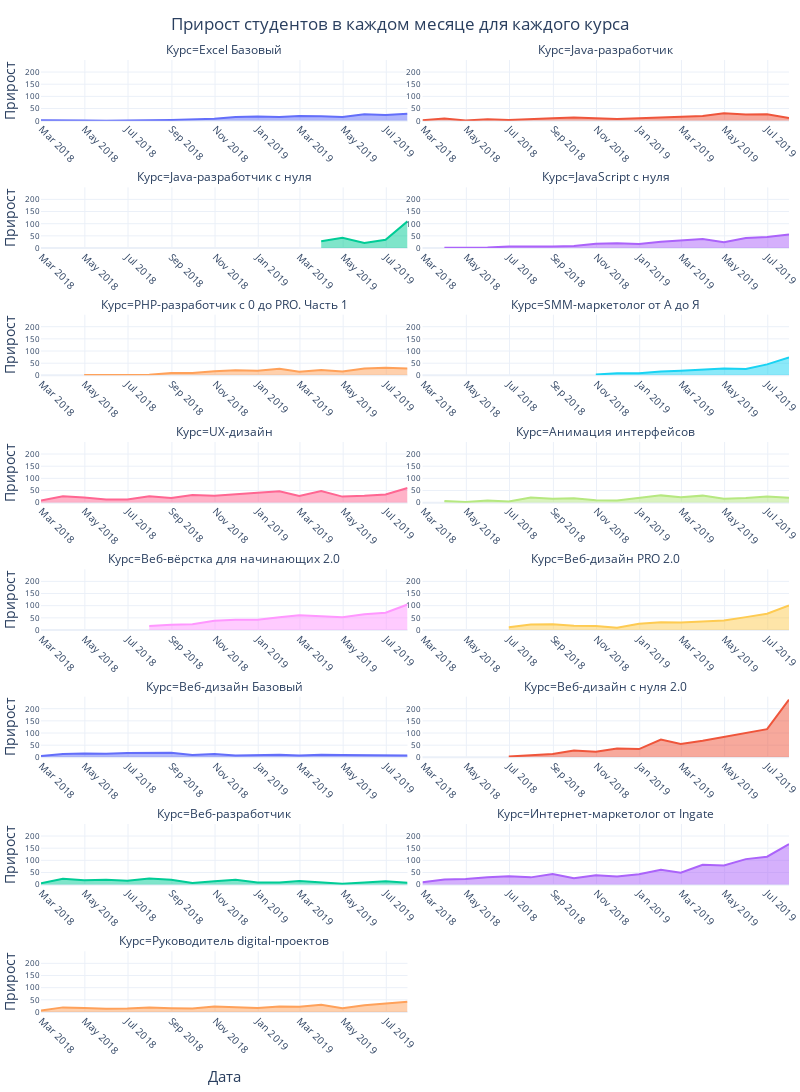

The notebook cell saved with this chart:
### Markdown cell above
**Задание №2**

### Code cell
import plotly.express as px

dfn = df_new_student_first_resample
fig1 = px.area(dfn, x=dfn.index.get_level_values(1), y=dfn.student_id,
               facet_col=dfn.index.get_level_values(0), facet_col_wrap=2,
               labels=dict(x='Дата', student_id='Прирост', facet_col='Курс', color='Курс'),
               color=dfn.index.get_level_values(0),
               template='plotly_white')
fig1.update_layout(height=1800, width=800, showlegend=False, margin=dict(l=0, r=0),
                   title=dict(text='Прирост студентов в каждом месяце для каждого курса', x=0.5))
fig1.update_xaxes(fixedrange=True, tickangle=45, title_font={'size': 15}, title_standoff=15, showticklabels=True,
                  nticks=12, tickfont_size=10)
fig1.update_yaxes(fixedrange=True, showticklabels=True, tickfont_size=8)
fig1.show()

### Figure 1 — Plotly figure (JSON) as saved in the notebook; plotly's stock layout.template omitted (floating-point values rounded to 4 significant figures)
{"data": [{"hovertemplate": "Курс=Excel Базовый<br>Дата=%{x}<br>Прирост=%{y}<extra></extra>", "legendgroup": "Excel Базовый", "line": {"color": "#636efa"}, "mode": "lines", "name": "Excel Базовый", "orientation": "v", "showlegend": true, "stackgroup": "1", "type": "scatter", "x": ["2018-02-28T00:00:00+00:00", "2018-03-31T00:00:00+00:00", "2018-04-30T00:00:00+00:00", "2018-05-31T00:00:00+00:00", "2018-06-30T00:00:00+00:00", "2018-07-31T00:00:00+00:00", "2018-08-31T00:00:00+00:00", "2018-09-30T00:00:00+00:00", "2018-10-31T00:00:00+00:00", "2018-11-30T00:00:00+00:00", "2018-12-31T00:00:00+00:00", "2019-01-31T00:00:00+00:00", "2019-02-28T00:00:00+00:00", "2019-03-31T00:00:00+00:00", "2019-04-30T00:00:00+00:00", "2019-05-31T00:00:00+00:00", "2019-06-30T00:00:00+00:00", "2019-07-31T00:00:00+00:00"], "xaxis": "x15", "y": [2.0, 0.0, 1.0, 0.0, 2.0, 2.0, 3.0, 5.0, 8.0, 15.0, 17.0, 15.0, 19.0, 18.0, 15.0, 26.0, 23.0, 29.0], "yaxis": "y15"}, {"hovertemplate": "Курс=Java-разработчик<br>Дата=%{x}<br>Прирост=%{y}<extra></extra>", "legendgroup": "Java-разработчик", "line": {"color": "#EF553B"}, "mode": "lines", "name": "Java-разработчик", "orientation": "v", "showlegend": true, "stackgroup": "1", "type": "scatter", "x": ["2018-02-28T00:00:00+00:00", "2018-03-31T00:00:00+00:00", "2018-04-30T00:00:00+00:00", "2018-05-31T00:00:00+00:00", "2018-06-30T00:00:00+00:00", "2018-07-31T00:00:00+00:00", "2018-08-31T00:00:00+00:00", "2018-09-30T00:00:00+00:00", "2018-10-31T00:00:00+00:00", "2018-11-30T00:00:00+00:00", "2018-12-31T00:00:00+00:00", "2019-01-31T00:00:00+00:00", "2019-02-28T00:00:00+00:00", "2019-03-31T00:00:00+00:00", "2019-04-30T00:00:00+00:00", "2019-05-31T00:00:00+00:00", "2019-06-30T00:00:00+00:00", "2019-07-31T00:00:00+00:00"], "xaxis": "x16", "y": [2.0, 9.0, 1.0, 6.0, 3.0, 8.0, 10.0, 13.0, 10.0, 7.0, 10.0, 14.0, 18.0, 19.0, 31.0, 25.0, 26.0, 11.0], "yaxis": "y16"}, {"hovertemplate": "Курс=Java-разработчик c нуля<br>Дата=%{x}<br>Прирост=%{y}<extra></extra>", "legendgroup": "Java-разработчик c нуля", "line": {"color": "#00cc96"}, "mode": "lines", "name": "Java-разработчик c нуля", "orientation": "v", "showlegend": true, "stackgroup": "1", "type": "scatter", "x": ["2019-03-31T00:00:00+00:00", "2019-04-30T00:00:00+00:00", "2019-05-31T00:00:00+00:00", "2019-06-30T00:00:00+00:00", "2019-07-31T00:00:00+00:00"], "xaxis": "x13", "y": [28.0, 42.0, 21.0, 34.0, 110.0], "yaxis": "y13"}, {"hovertemplate": "Курс=JavaScript с нуля<br>Дата=%{x}<br>Прирост=%{y}<extra></extra>", "legendgroup": "JavaScript с нуля", "line": {"color": "#ab63fa"}, "mode": "lines", "name": "JavaScript с нуля", "orientation": "v", "showlegend": true, "stackgroup": "1", "type": "scatter", "x": ["2018-03-31T00:00:00+00:00", "2018-04-30T00:00:00+00:00", "2018-05-31T00:00:00+00:00", "2018-06-30T00:00:00+00:00", "2018-07-31T00:00:00+00:00", "2018-08-31T00:00:00+00:00", "2018-09-30T00:00:00+00:00", "2018-10-31T00:00:00+00:00", "2018-11-30T00:00:00+00:00", "2018-12-31T00:00:00+00:00", "2019-01-31T00:00:00+00:00", "2019-02-28T00:00:00+00:00", "2019-03-31T00:00:00+00:00", "2019-04-30T00:00:00+00:00", "2019-05-31T00:00:00+00:00", "2019-06-30T00:00:00+00:00", "2019-07-31T00:00:00+00:00"], "xaxis": "x14", "y": [1.0, 1.0, 2.0, 6.0, 5.0, 6.0, 8.0, 18.0, 20.0, 17.0, 26.0, 30.0, 37.0, 24.0, 41.0, 45.0, 56.0], "yaxis": "y14"}, {"hovertemplate": "Курс=PHP-разработчик с 0 до PRO. Часть 1<br>Дата=%{x}<br>Прирост=%{y}<extra></extra>", "legendgroup": "PHP-разработчик с 0 до PRO. Часть 1", "line": {"color": "#FFA15A"}, "mode": "lines", "name": "PHP-разработчик с 0 до PRO. Часть 1", "orientation": "v", "showlegend": true, "stackgroup": "1", "type": "scatter", "x": ["2018-04-30T00:00:00+00:00", "2018-05-31T00:00:00+00:00", "2018-06-30T00:00:00+00:00", "2018-07-31T00:00:00+00:00", "2018-08-31T00:00:00+00:00", "2018-09-30T00:00:00+00:00", "2018-10-31T00:00:00+00:00", "2018-11-30T00:00:00+00:00", "2018-12-31T00:00:00+00:00", "2019-01-31T00:00:00+00:00", "2019-02-28T00:00:00+00:00", "2019-03-31T00:00:00+00:00", "2019-04-30T00:00:00+00:00", "2019-05-31T00:00:00+00:00", "2019-06-30T00:00:00+00:00", "2019-07-31T00:00:00+00:00"], "xaxis": "x11", "y": [1.0, 1.0, 4.0, 2.0, 10.0, 10.0, 17.0, 21.0, 19.0, 27.0, 15.0, 22.0, 16.0, 28.0, 31.0, 28.0], "yaxis": "y11"}, {"hovertemplate": "Курс=SMM-маркетолог от А до Я<br>Дата=%{x}<br>Прирост=%{y}<extra></extra>", "legendgroup": "SMM-маркетолог от А до Я", "line": {"color": "#19d3f3"}, "mode": "lines", "name": "SMM-маркетолог от А до Я", "orientation": "v", "showlegend": true, "stackgroup": "1", "type": "scatter", "x": ["2018-10-31T00:00:00+00:00", "2018-11-30T00:00:00+00:00", "2018-12-31T00:00:00+00:00", "2019-01-31T00:00:00+00:00", "2019-02-28T00:00:00+00:00", "2019-03-31T00:00:00+00:00", "2019-04-30T00:00:00+00:00", "2019-05-31T00:00:00+00:00", "2019-06-30T00:00:00+00:00", "2019-07-31T00:00:00+00:00"], "xaxis": "x12", "y": [4.0, 9.0, 9.0, 16.0, 19.0, 24.0, 28.0, 26.0, 45.0, 74.0], "yaxis": "y12"}, {"hovertemplate": "Курс=UX-дизайн<br>Дата=%{x}<br>Прирост=%{y}<extra></extra>", "legendgroup": "UX-дизайн", "line": {"color": "#FF6692"}, "mode": "lines", "name": "UX-дизайн", "orientation": "v", "showlegend": true, "stackgroup": "1", "type": "scatter", "x": ["2018-02-28T00:00:00+00:00", "2018-03-31T00:00:00+00:00", "2018-04-30T00:00:00+00:00", "2018-05-31T00:00:00+00:00", "2018-06-30T00:00:00+00:00", "2018-07-31T00:00:00+00:00", "2018-08-31T00:00:00+00:00", "2018-09-30T00:00:00+00:00", "2018-10-31T00:00:00+00:00", "2018-11-30T00:00:00+00:00", "2018-12-31T00:00:00+00:00", "2019-01-31T00:00:00+00:00", "2019-02-28T00:00:00+00:00", "2019-03-31T00:00:00+00:00", "2019-04-30T00:00:00+00:00", "2019-05-31T00:00:00+00:00", "2019-06-30T00:00:00+00:00", "2019-07-31T00:00:00+00:00"], "xaxis": "x9", "y": [9.0, 26.0, 21.0, 13.0, 13.0, 26.0, 19.0, 32.0, 28.0, 33.0, 41.0, 47.0, 28.0, 48.0, 25.0, 28.0, 34.0, 60.0], "yaxis": "y9"}, {"hovertemplate": "Курс=Анимация интерфейсов<br>Дата=%{x}<br>Прирост=%{y}<extra></extra>", "legendgroup": "Анимация интерфейсов", "line": {"color": "#B6E880"}, "mode": "lines", "name": "Анимация интерфейсов", "orientation": "v", "showlegend": true, "stackgroup": "1", "type": "scatter", "x": ["2018-03-31T00:00:00+00:00", "2018-04-30T00:00:00+00:00", "2018-05-31T00:00:00+00:00", "2018-06-30T00:00:00+00:00", "2018-07-31T00:00:00+00:00", "2018-08-31T00:00:00+00:00", "2018-09-30T00:00:00+00:00", "2018-10-31T00:00:00+00:00", "2018-11-30T00:00:00+00:00", "2018-12-31T00:00:00+00:00", "2019-01-31T00:00:00+00:00", "2019-02-28T00:00:00+00:00", "2019-03-31T00:00:00+00:00", "2019-04-30T00:00:00+00:00", "2019-05-31T00:00:00+00:00", "2019-06-30T00:00:00+00:00", "2019-07-31T00:00:00+00:00"], "xaxis": "x10", "y": [7.0, 3.0, 9.0, 5.0, 21.0, 16.0, 18.0, 10.0, 9.0, 20.0, 30.0, 22.0, 29.0, 16.0, 19.0, 25.0, 20.0], "yaxis": "y10"}, {"hovertemplate": "Курс=Веб-вёрстка для начинающих 2.0<br>Дата=%{x}<br>Прирост=%{y}<extra></extra>", "legendgroup": "Веб-вёрстка для начинающих 2.0", "line": {"color": "#FF97FF"}, "mode": "lines", "name": "Веб-вёрстка для начинающих 2.0", "orientation": "v", "showlegend": true, "stackgroup": "1", "type": "scatter", "x": ["2018-07-31T00:00:00+00:00", "2018-08-31T00:00:00+00:00", "2018-09-30T00:00:00+00:00", "2018-10-31T00:00:00+00:00", "2018-11-30T00:00:00+00:00", "2018-12-31T00:00:00+00:00", "2019-01-31T00:00:00+00:00", "2019-02-28T00:00:00+00:00", "2019-03-31T00:00:00+00:00", "2019-04-30T00:00:00+00:00", "2019-05-31T00:00:00+00:00", "2019-06-30T00:00:00+00:00", "2019-07-31T00:00:00+00:00"], "xaxis": "x7", "y": [16.0, 22.0, 24.0, 38.0, 42.0, 42.0, 52.0, 61.0, 57.0, 52.0, 65.0, 71.0, 105.0], "yaxis": "y7"}, {"hovertemplate": "Курс=Веб-дизайн PRO 2.0<br>Дата=%{x}<br>Прирост=%{y}<extra></extra>", "legendgroup": "Веб-дизайн PRO 2.0", "line": {"color": "#FECB52"}, "mode": "lines", "name": "Веб-дизайн PRO 2.0", "orientation": "v", "showlegend": true, "stackgroup": "1", "type": "scatter", "x": ["2018-06-30T00:00:00+00:00", "2018-07-31T00:00:00+00:00", "2018-08-31T00:00:00+00:00", "2018-09-30T00:00:00+00:00", "2018-10-31T00:00:00+00:00", "2018-11-30T00:00:00+00:00", "2018-12-31T00:00:00+00:00", "2019-01-31T00:00:00+00:00", "2019-02-28T00:00:00+00:00", "2019-03-31T00:00:00+00:00", "2019-04-30T00:00:00+00:00", "2019-05-31T00:00:00+00:00", "2019-06-30T00:00:00+00:00", "2019-07-31T00:00:00+00:00"], "xaxis": "x8", "y": [11.0, 23.0, 24.0, 18.0, 16.0, 9.0, 26.0, 32.0, 31.0, 34.0, 39.0, 53.0, 67.0, 101.0], "yaxis": "y8"}, {"hovertemplate": "Курс=Веб-дизайн Базовый<br>Дата=%{x}<br>Прирост=%{y}<extra></extra>", "legendgroup": "Веб-дизайн Базовый", "line": {"color": "#636efa"}, "mode": "lines", "name": "Веб-дизайн Базовый", "orientation": "v", "showlegend": true, "stackgroup": "1", "type": "scatter", "x": ["2018-02-28T00:00:00+00:00", "2018-03-31T00:00:00+00:00", "2018-04-30T00:00:00+00:00", "2018-05-31T00:00:00+00:00", "2018-06-30T00:00:00+00:00", "2018-07-31T00:00:00+00:00", "2018-08-31T00:00:00+00:00", "2018-09-30T00:00:00+00:00", "2018-10-31T00:00:00+00:00", "2018-11-30T00:00:00+00:00", "2018-12-31T00:00:00+00:00", "2019-01-31T00:00:00+00:00", "2019-02-28T00:00:00+00:00", "2019-03-31T00:00:00+00:00", "2019-04-30T00:00:00+00:00", "2019-05-31T00:00:00+00:00", "2019-06-30T00:00:00+00:00", "2019-07-31T00:00:00+00:00"], "xaxis": "x5", "y": [5.0, 14.0, 16.0, 15.0, 18.0, 19.0, 19.0, 10.0, 14.0, 8.0, 10.0, 11.0, 8.0, 11.0, 10.0, 10.0, 10.0, 8.0], "yaxis": "y5"}, {"hovertemplate": "Курс=Веб-дизайн с нуля 2.0<br>Дата=%{x}<br>Прирост=%{y}<extra></extra>", "legendgroup": "Веб-дизайн с нуля 2.0", "line": {"color": "#EF553B"}, "mode": "lines", "name": "Веб-дизайн с нуля 2.0", "orientation": "v", "showlegend": true, "stackgroup": "1", "type": "scatter", "x": ["2018-06-30T00:00:00+00:00", "2018-07-31T00:00:00+00:00", "2018-08-31T00:00:00+00:00", "2018-09-30T00:00:00+00:00", "2018-10-31T00:00:00+00:00", "2018-11-30T00:00:00+00:00", "2018-12-31T00:00:00+00:00", "2019-01-31T00:00:00+00:00", "2019-02-28T00:00:00+00:00", "2019-03-31T00:00:00+00:00", "2019-04-30T00:00:00+00:00", "2019-05-31T00:00:00+00:00", "2019-06-30T00:00:00+00:00", "2019-07-31T00:00:00+00:00"], "xaxis": "x6", "y": [3.0, 10.0, 14.0, 28.0, 23.0, 36.0, 34.0, 73.0, 55.0, 68.0, 84.0, 99.0, 116.0, 237.0], "yaxis": "y6"}, {"hovertemplate": "Курс=Веб-разработчик<br>Дата=%{x}<br>Прирост=%{y}<extra></extra>", "legendgroup": "Веб-разработчик", "line": {"color": "#00cc96"}, "mode": "lines", "name": "Веб-разработчик", "orientation": "v", "showlegend": true, "stackgroup": "1", "type": "scatter", "x": ["2018-02-28T00:00:00+00:00", "2018-03-31T00:00:00+00:00", "2018-04-30T00:00:00+00:00", "2018-05-31T00:00:00+00:00", "2018-06-30T00:00:00+00:00", "2018-07-31T00:00:00+00:00", "2018-08-31T00:00:00+00:00", "2018-09-30T00:00:00+00:00", "2018-10-31T00:00:00+00:00", "2018-11-30T00:00:00+00:00", "2018-12-31T00:00:00+00:00", "2019-01-31T00:00:00+00:00", "2019-02-28T00:00:00+00:00", "2019-03-31T00:00:00+00:00", "2019-04-30T00:00:00+00:00", "2019-05-31T00:00:00+00:00", "2019-06-30T00:00:00+00:00", "2019-07-31T00:00:00+00:00"], "xaxis": "x3", "y": [6.0, 24.0, 18.0, 20.0, 16.0, 25.0, 20.0, 7.0, 14.0, 20.0, 9.0, 9.0, 15.0, 10.0, 4.0, 9.0, 14.0, 8.0], "yaxis": "y3"}, {"hovertemplate": "Курс=Интернет-маркетолог от Ingate<br>Дата=%{x}<br>Прирост=%{y}<extra></extra>", "legendgroup": "Интернет-маркетолог от Ingate", "line": {"color": "#ab63fa"}, "mode": "lines", "name": "Интернет-маркетолог от Ingate", "orientation": "v", "showlegend": true, "stackgroup": "1", "type": "scatter", "x": ["2018-02-28T00:00:00+00:00", "2018-03-31T00:00:00+00:00", "2018-04-30T00:00:00+00:00", "2018-05-31T00:00:00+00:00", "2018-06-30T00:00:00+00:00", "2018-07-31T00:00:00+00:00", "2018-08-31T00:00:00+00:00", "2018-09-30T00:00:00+00:00", "2018-10-31T00:00:00+00:00", "2018-11-30T00:00:00+00:00", "2018-12-31T00:00:00+00:00", "2019-01-31T00:00:00+00:00", "2019-02-28T00:00:00+00:00", "2019-03-31T00:00:00+00:00", "2019-04-30T00:00:00+00:00", "2019-05-31T00:00:00+00:00", "2019-06-30T00:00:00+00:00", "2019-07-31T00:00:00+00:00"], "xaxis": "x4", "y": [10.0, 21.0, 23.0, 31.0, 35.0, 30.0, 44.0, 26.0, 39.0, 34.0, 43.0, 61.0, 49.0, 82.0, 79.0, 105.0, 115.0, 167.0], "yaxis": "y4"}, {"hovertemplate": "Курс=Руководитель digital-проектов<br>Дата=%{x}<br>Прирост=%{y}<extra></extra>", "legendgroup": "Руководитель digital-проектов", "line": {"color": "#FFA15A"}, "mode": "lines", "name": "Руководитель digital-проектов", "orientation": "v", "showlegend": true, "stackgroup": "1", "type": "scatter", "x": ["2018-02-28T00:00:00+00:00", "2018-03-31T00:00:00+00:00", "2018-04-30T00:00:00+00:00", "2018-05-31T00:00:00+00:00", "2018-06-30T00:00:00+00:00", "2018-07-31T00:00:00+00:00", "2018-08-31T00:00:00+00:00", "2018-09-30T00:00:00+00:00", "2018-10-31T00:00:00+00:00", "2018-11-30T00:00:00+00:00", "2018-12-31T00:00:00+00:00", "2019-01-31T00:00:00+00:00", "2019-02-28T00:00:00+00:00", "2019-03-31T00:00:00+00:00", "2019-04-30T00:00:00+00:00", "2019-05-31T00:00:00+00:00", "2019-06-30T00:00:00+00:00", "2019-07-31T00:00:00+00:00"], "xaxis": "x", "y": [6.0, 19.0, 16.0, 13.0, 14.0, 18.0, 15.0, 14.0, 23.0, 19.0, 16.0, 23.0, 22.0, 30.0, 15.0, 28.0, 35.0, 42.0], "yaxis": "y"}], "layout": {"annotations": [{"font": {}, "showarrow": false, "text": "Курс=Руководитель digital-проектов", "x": 0.245, "xanchor": "center", "xref": "paper", "y": 0.06375, "yanchor": "bottom", "yref": "paper"}, {"font": {}, "showarrow": false, "text": "Курс=Веб-разработчик", "x": 0.245, "xanchor": "center", "xref": "paper", "y": 0.1975, "yanchor": "bottom", "yref": "paper"}, {"font": {}, "showarrow": false, "text": "Курс=Интернет-маркетолог от Ingate", "x": 0.755, "xanchor": "center", "xref": "paper", "y": 0.1975, "yanchor": "bottom", "yref": "paper"}, {"font": {}, "showarrow": false, "text": "Курс=Веб-дизайн Базовый", "x": 0.245, "xanchor": "center", "xref": "paper", "y": 0.3313, "yanchor": "bottom", "yref": "paper"}, {"font": {}, "showarrow": false, "text": "Курс=Веб-дизайн с нуля 2.0", "x": 0.755, "xanchor": "center", "xref": "paper", "y": 0.3313, "yanchor": "bottom", "yref": "paper"}, {"font": {}, "showarrow": false, "text": "Курс=Веб-вёрстка для начинающих 2.0", "x": 0.245, "xanchor": "center", "xref": "paper", "y": 0.465, "yanchor": "bottom", "yref": "paper"}, {"font": {}, "showarrow": false, "text": "Курс=Веб-дизайн PRO 2.0", "x": 0.755, "xanchor": "center", "xref": "paper", "y": 0.465, "yanchor": "bottom", "yref": "paper"}, {"font": {}, "showarrow": false, "text": "Курс=UX-дизайн", "x": 0.245, "xanchor": "center", "xref": "paper", "y": 0.5988, "yanchor": "bottom", "yref": "paper"}, {"font": {}, "showarrow": false, "text": "Курс=Анимация интерфейсов", "x": 0.755, "xanchor": "center", "xref": "paper", "y": 0.5988, "yanchor": "bottom", "yref": "paper"}, {"font": {}, "showarrow": false, "text": "Курс=PHP-разработчик с 0 до PRO. Часть 1", "x": 0.245, "xanchor": "center", "xref": "paper", "y": 0.7325, "yanchor": "bottom", "yref": "paper"}, {"font": {}, "showarrow": false, "text": "Курс=SMM-маркетолог от А до Я", "x": 0.755, "xanchor": "center", "xref": "paper", "y": 0.7325, "yanchor": "bottom", "yref": "paper"}, {"font": {}, "showarrow": false, "text": "Курс=Java-разработчик c нуля", "x": 0.245, "xanchor": "center", "xref": "paper", "y": 0.8662, "yanchor": "bottom", "yref": "paper"}, {"font": {}, "showarrow": false, "text": "Курс=JavaScript с нуля", "x": 0.755, "xanchor": "center", "xref": "paper", "y": 0.8662, "yanchor": "bottom", "yref": "paper"}, {"font": {}, "showarrow": false, "text": "Курс=Excel Базовый", "x": 0.245, "xanchor": "center", "xref": "paper", "y": 1.0, "yanchor": "bottom", "yref": "paper"}, {"font": {}, "showarrow": false, "text": "Курс=Java-разработчик", "x": 0.755, "xanchor": "center", "xref": "paper", "y": 1.0, "yanchor": "bottom", "yref": "paper"}], "height": 1800, "legend": {"title": {"text": "Курс"}, "tracegroupgap": 0}, "margin": {"l": 0, "r": 0, "t": 60}, "showlegend": false, "title": {"text": "Прирост студентов в каждом месяце для каждого курса", "x": 0.5}, "width": 800, "xaxis": {"anchor": "y", "domain": [0.0, 0.49], "fixedrange": true, "nticks": 12, "showticklabels": true, "tickangle": 45, "tickfont": {"size": 10}, "title": {"font": {"size": 15}, "standoff": 15, "text": "Дата"}}, "xaxis10": {"anchor": "y10", "domain": [0.51, 1.0], "fixedrange": true, "matches": "x", "nticks": 12, "showticklabels": true, "tickangle": 45, "tickfont": {"size": 10}, "title": {"font": {"size": 15}, "standoff": 15}}, "xaxis11": {"anchor": "y11", "domain": [0.0, 0.49], "fixedrange": true, "matches": "x", "nticks": 12, "showticklabels": true, "tickangle": 45, "tickfont": {"size": 10}, "title": {"font": {"size": 15}, "standoff": 15}}, "xaxis12": {"anchor": "y12", "domain": [0.51, 1.0], "fixedrange": true, "matches": "x", "nticks": 12, "showticklabels": true, "tickangle": 45, "tickfont": {"size": 10}, "title": {"font": {"size": 15}, "standoff": 15}}, "xaxis13": {"anchor": "y13", "domain": [0.0, 0.49], "fixedrange": true, "matches": "x", "nticks": 12, "showticklabels": true, "tickangle": 45, "tickfont": {"size": 10}, "title": {"font": {"size": 15}, "standoff": 15}}, "xaxis14": {"anchor": "y14", "domain": [0.51, 1.0], "fixedrange": true, "matches": "x", "nticks": 12, "showticklabels": true, "tickangle": 45, "tickfont": {"size": 10}, "title": {"font": {"size": 15}, "standoff": 15}}, "xaxis15": {"anchor": "y15", "domain": [0.0, 0.49], "fixedrange": true, "matches": "x", "nticks": 12, "showticklabels": true, "tickangle": 45, "tickfont": {"size": 10}, "title": {"font": {"size": 15}, "standoff": 15}}, "xaxis16": {"anchor": "y16", "domain": [0.51, 1.0], "fixedrange": true, "matches": "x", "nticks": 12, "showticklabels": true, "tickangle": 45, "tickfont": {"size": 10}, "title": {"font": {"size": 15}, "standoff": 15}}, "xaxis2": {"anchor": "y2", "domain": [0.51, 1.0], "fixedrange": true, "matches": "x", "nticks": 12, "showticklabels": true, "tickangle": 45, "tickfont": {"size": 10}, "title": {"font": {"size": 15}, "standoff": 15, "text": "Дата"}}, "xaxis3": {"anchor": "y3", "domain": [0.0, 0.49], "fixedrange": true, "matches": "x", "nticks": 12, "showticklabels": true, "tickangle": 45, "tickfont": {"size": 10}, "title": {"font": {"size": 15}, "standoff": 15}}, "xaxis4": {"anchor": "y4", "domain": [0.51, 1.0], "fixedrange": true, "matches": "x", "nticks": 12, "showticklabels": true, "tickangle": 45, "tickfont": {"size": 10}, "title": {"font": {"size": 15}, "standoff": 15}}, "xaxis5": {"anchor": "y5", "domain": [0.0, 0.49], "fixedrange": true, "matches": "x", "nticks": 12, "showticklabels": true, "tickangle": 45, "tickfont": {"size": 10}, "title": {"font": {"size": 15}, "standoff": 15}}, "xaxis6": {"anchor": "y6", "domain": [0.51, 1.0], "fixedrange": true, "matches": "x", "nticks": 12, "showticklabels": true, "tickangle": 45, "tickfont": {"size": 10}, "title": {"font": {"size": 15}, "standoff": 15}}, "xaxis7": {"anchor": "y7", "domain": [0.0, 0.49], "fixedrange": true, "matches": "x", "nticks": 12, "showticklabels": true, "tickangle": 45, "tickfont": {"size": 10}, "title": {"font": {"size": 15}, "standoff": 15}}, "xaxis8": {"anchor": "y8", "domain": [0.51, 1.0], "fixedrange": true, "matches": "x", "nticks": 12, "showticklabels": true, "tickangle": 45, "tickfont": {"size": 10}, "title": {"font": {"size": 15}, "standoff": 15}}, "xaxis9": {"anchor": "y9", "domain": [0.0, 0.49], "fixedrange": true, "matches": "x", "nticks": 12, "showticklabels": true, "tickangle": 45, "tickfont": {"size": 10}, "title": {"font": {"size": 15}, "standoff": 15}}, "yaxis": {"anchor": "x", "domain": [0.0, 0.06375], "fixedrange": true, "showticklabels": true, "tickfont": {"size": 8}, "title": {"text": "Прирост"}}, "yaxis10": {"anchor": "x10", "domain": [0.535, 0.5988], "fixedrange": true, "matches": "y", "showticklabels": true, "tickfont": {"size": 8}}, "yaxis11": {"anchor": "x11", "domain": [0.6687, 0.7325], "fixedrange": true, "matches": "y", "showticklabels": true, "tickfont": {"size": 8}, "title": {"text": "Прирост"}}, "yaxis12": {"anchor": "x12", "domain": [0.6687, 0.7325], "fixedrange": true, "matches": "y", "showticklabels": true, "tickfont": {"size": 8}}, "yaxis13": {"anchor": "x13", "domain": [0.8025, 0.8662], "fixedrange": true, "matches": "y", "showticklabels": true, "tickfont": {"size": 8}, "title": {"text": "Прирост"}}, "yaxis14": {"anchor": "x14", "domain": [0.8025, 0.8662], "fixedrange": true, "matches": "y", "showticklabels": true, "tickfont": {"size": 8}}, "yaxis15": {"anchor": "x15", "domain": [0.9363, 1.0], "fixedrange": true, "matches": "y", "showticklabels": true, "tickfont": {"size": 8}, "title": {"text": "Прирост"}}, "yaxis16": {"anchor": "x16", "domain": [0.9363, 1.0], "fixedrange": true, "matches": "y", "showticklabels": true, "tickfont": {"size": 8}}, "yaxis2": {"anchor": "x2", "domain": [0.0, 0.06375], "fixedrange": true, "matches": "y", "showticklabels": true, "tickfont": {"size": 8}}, "yaxis3": {"anchor": "x3", "domain": [0.1338, 0.1975], "fixedrange": true, "matches": "y", "showticklabels": true, "tickfont": {"size": 8}, "title": {"text": "Прирост"}}, "yaxis4": {"anchor": "x4", "domain": [0.1338, 0.1975], "fixedrange": true, "matches": "y", "showticklabels": true, "tickfont": {"size": 8}}, "yaxis5": {"anchor": "x5", "domain": [0.2675, 0.3313], "fixedrange": true, "matches": "y", "showticklabels": true, "tickfont": {"size": 8}, "title": {"text": "Прирост"}}, "yaxis6": {"anchor": "x6", "domain": [0.2675, 0.3313], "fixedrange": true, "matches": "y", "showticklabels": true, "tickfont": {"size": 8}}, "yaxis7": {"anchor": "x7", "domain": [0.4012, 0.465], "fixedrange": true, "matches": "y", "showticklabels": true, "tickfont": {"size": 8}, "title": {"text": "Прирост"}}, "yaxis8": {"anchor": "x8", "domain": [0.4012, 0.465], "fixedrange": true, "matches": "y", "showticklabels": true, "tickfont": {"size": 8}}, "yaxis9": {"anchor": "x9", "domain": [0.535, 0.5988], "fixedrange": true, "matches": "y", "showticklabels": true, "tickfont": {"size": 8}, "title": {"text": "Прирост"}}}}
